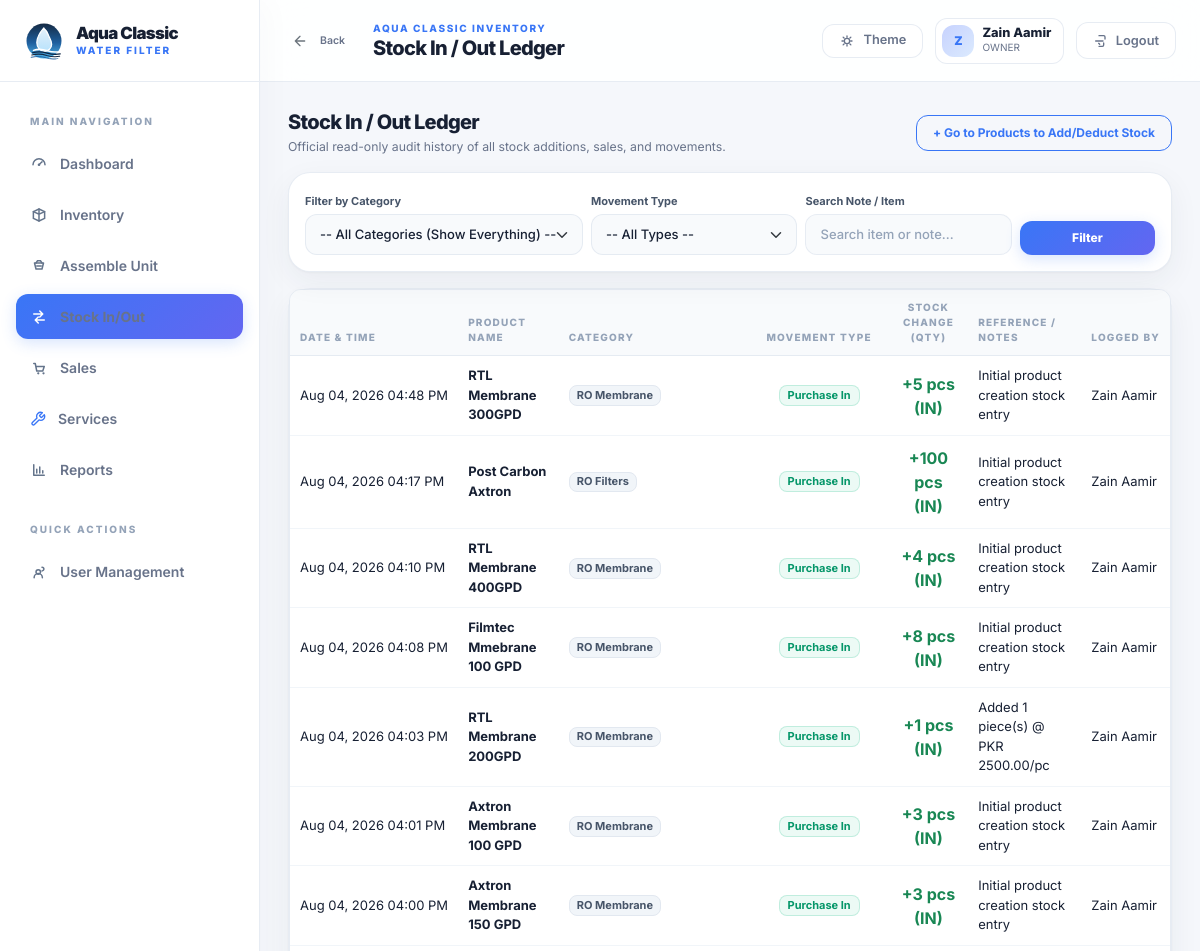
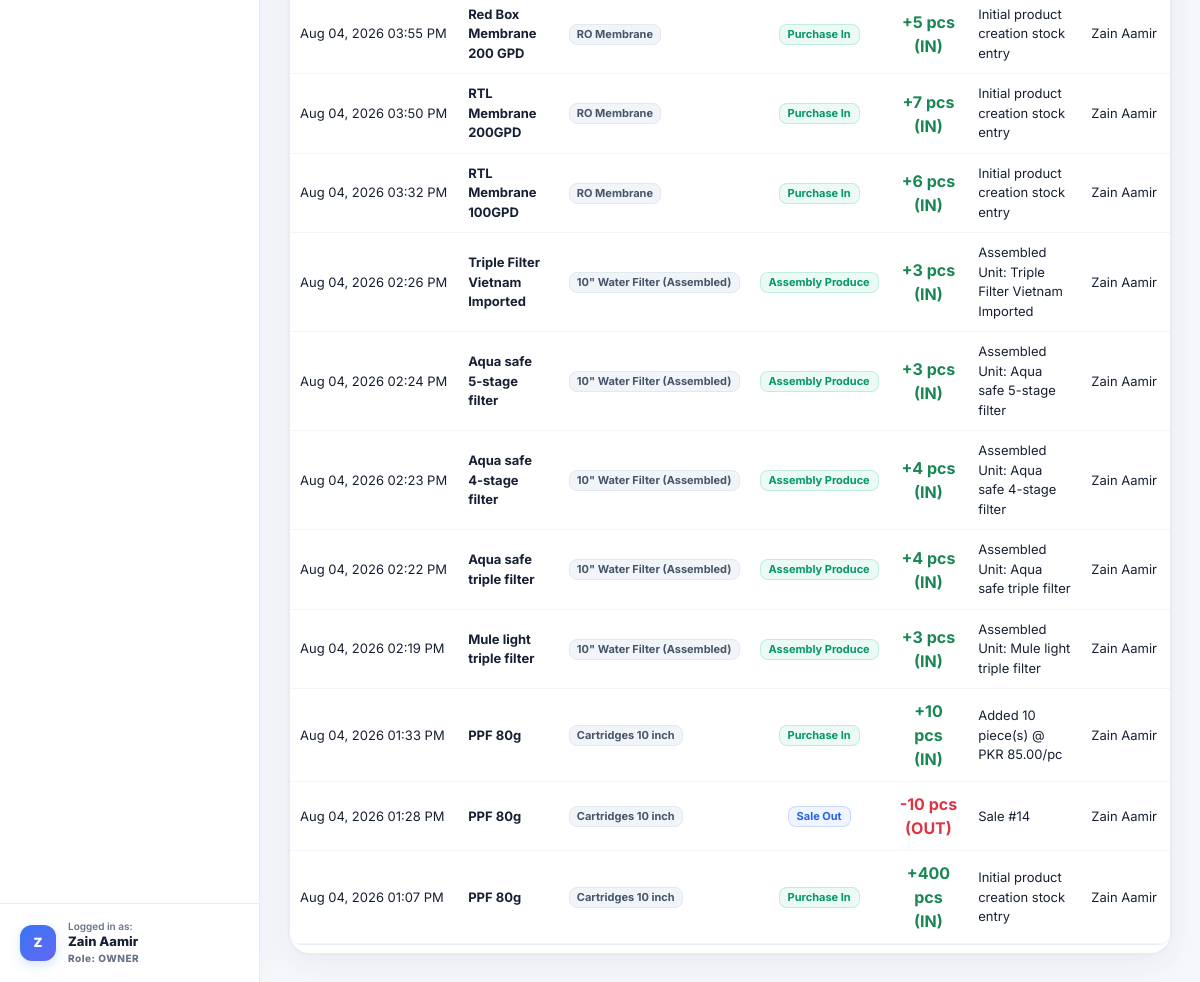
/inventory/ledger/ (signed in), run on the app's committed database (2 pictures, top to bottom).
### accounts/models.py (models this page shows, shortened)
class User(AbstractUser):
	class Role(models.TextChoices):
		OWNER = "OWNER", "Owner/Admin"
		STAFF = "STAFF", "Staff"
	role = models.CharField(max_length=20, choices=Role.choices, default=Role.OWNER)
	class Meta:
		verbose_name = "user"
		verbose_name_plural = "users"

### inventory/models.py (models this page shows, shortened)
class StockMovement(models.Model):
	class MovementType(models.TextChoices):
		PURCHASE_IN = "PURCHASE_IN", "Purchase In"
		ASSEMBLY_CONSUME = "ASSEMBLY_CONSUME", "Assembly Consume"
		ASSEMBLY_PRODUCE = "ASSEMBLY_PRODUCE", "Assembly Produce"
		SALE_OUT = "SALE_OUT", "Sale Out"
		ADJUSTMENT_IN = "ADJUSTMENT_IN", "Adjustment In"
		ADJUSTMENT_OUT = "ADJUSTMENT_OUT", "Adjustment Out"
		RETURN_IN = "RETURN_IN", "Return In"
		DAMAGE_OUT = "DAMAGE_OUT", "Damage Out"
	product = models.ForeignKey(Product, on_delete=models.PROTECT, related_name="stock_movements")
	location = models.ForeignKey(Location, on_delete=models.PROTECT, related_name="stock_movements")
	movement_type = models.CharField(max_length=30, choices=MovementType.choices)
	quantity = models.DecimalField(max_digits=12, decimal_places=3)
	reference_note = models.CharField(max_length=255, blank=True)
	unit_cost = models.DecimalField(max_digits=12, decimal_places=2, null=True, blank=True)
	created_by = models.ForeignKey(User, on_delete=models.PROTECT, related_name="created_stock_movements")
	created_at = models.DateTimeField(auto_now_add=True)
	class Meta:
		ordering = ["-created_at", "-pk"]
	@property
	def signed_quantity(self) -> Decimal:
		if self.movement_type in {self.MovementType.PURCHASE_IN, self.MovementType.ASSEMBLY_PRODUCE, self.MovementType.ADJUSTMENT_IN, self.MovementType.RETURN_IN}:
			return self.quantity
		return self.quantity * Decimal("-1")

### catalog/models.py (models this page shows, shortened)
class Product(models.Model):
	class Configuration(models.TextChoices):
		SINGLE = "SINGLE", "Single"
		DUAL = "DUAL", "Dual"
		TRIPLE = "TRIPLE", "Triple"
		N_A = "N_A", "N/A"
	class UnitType(models.TextChoices):
		FINISHED_UNIT = "FINISHED_UNIT", "Finished Unit"
		COMPONENT = "COMPONENT", "Component"
		SPARE_PART = "SPARE_PART", "Spare Part"
	name = models.CharField(max_length=160)
	sku = models.CharField(max_length=64, unique=True, blank=True)
	category = models.ForeignKey(Category, on_delete=models.PROTECT, related_name="products")
	brand = models.ForeignKey(Brand, on_delete=models.SET_NULL, null=True, blank=True, related_name="products")
	configuration = models.CharField(max_length=20, choices=Configuration.choices, default=Configuration.N_A)
	stage_count = models.PositiveIntegerField(null=True, blank=True)
	unit_type = models.CharField(max_length=30, choices=UnitType.choices)
	unit_of_measure = models.CharField(max_length=40, default="piece")
	reorder_level = models.DecimalField(max_digits=12, decimal_places=3, default=Decimal("0"))
	cost_price = models.DecimalField(max_digits=12, decimal_places=2, default=Decimal("0.00"))
	notes = models.TextField(blank=True)
	pieces_per_box = models.PositiveIntegerField(null=True, blank=True, help_text="Number of pieces in one standard box. Leave blank if not applicable.")
	allow_negative_stock = models.BooleanField(default=False)
	is_active = models.BooleanField(default=True)
	created_at = models.DateTimeField(auto_now_add=True)
	updated_at = models.DateTimeField(auto_now=True)
	class Meta:
		ordering = ["-updated_at", "-id"]

class Category(models.Model):
	name = models.CharField(max_length=120, unique=True)
	description = models.TextField(blank=True)
	is_active = models.BooleanField(default=True)
	created_at = models.DateTimeField(auto_now_add=True)
	class Meta:
		ordering = ["name"]

### inventory/views.py (the view)
# urls.py: path("ledger/", StockLedgerListView.as_view(), name="stock-ledger"),
class StockLedgerListView(LoginRequiredMixin, ListView):
    model = StockMovement
    template_name = "inventory/stock_ledger.html"
    paginate_by = 50
    page_title = "Stock In / Out Ledger"
    def get_queryset(self):
        queryset = StockMovement.objects.select_related("product", "product__category", "location", "created_by")
        product_id = self.request.GET.get("product")
        category_id = self.request.GET.get("category")
        movement_type = self.request.GET.get("movement_type")
        search_query = self.request.GET.get("q", "").strip()
        if search_query:
            queryset = queryset.filter(Q(product__name__icontains=search_query) | Q(reference_note__icontains=search_query))
        if category_id:
            queryset = queryset.filter(product__category_id=category_id)
        if product_id:
            queryset = queryset.filter(product_id=product_id)
        if movement_type:
            queryset = queryset.filter(movement_type=movement_type)
        return queryset.order_by("-created_at")
    def get_context_data(self, **kwargs):
        from catalog.models import Category
        context = super().get_context_data(**kwargs)
        context["page_title"] = self.page_title
        context["page_subtitle"] = "Official read-only audit history of all stock additions, sales, and movements."
        context["categories"] = Category.objects.filter(is_active=True).order_by("name")
        context["selected_category"] = self.request.GET.get("category", "")
        context["selected_type"] = self.request.GET.get("movement_type", "")
        context["search_query"] = self.request.GET.get("q", "")
        context["create_url"] = None
        return context

### templates/inventory/stock_ledger.html (shortened to what this page needs)
{% extends "base.html" %}
{% block page_title %}{{ page_title }}{% endblock %}
{% block content %}
<section class="page-panel">
  <div class="d-flex flex-wrap justify-content-between align-items-center gap-3 mb-3">
    <div>
      <h2 class="h5 mb-1">{{ page_title }}</h2>
      <p class="text-secondary small mb-0">{{ page_subtitle }}</p>
    </div>
    <div>
      <a href="{% url 'catalog:product-list' %}" class="btn btn-sm btn-outline-primary">
        + Go to Products to Add/Deduct Stock
      </a>
    </div>
  </div>
  <div class="card mb-3 p-3">
    <form method="get" class="row g-2 align-items-center">
      <div class="col-12 col-md-4">
        <label for="categorySelect" class="form-label small mb-1 fw-bold">Filter by Category</label>
        <select name="category" id="categorySelect" class="form-select form-select-sm" onchange="this.form.submit()">
          <option value="">-- All Categories (Show Everything) --</option>
        </select>
      </div>
      <div class="col-12 col-md-3">
        <label for="typeSelect" class="form-label small mb-1 fw-bold">Movement Type</label>
        <select name="movement_type" id="typeSelect" class="form-select form-select-sm" onchange="this.form.submit()">
          <option value="">-- All Types --</option>
        </select>
      </div>
      <div class="col-12 col-md-3">
        <label for="searchInput" class="form-label small mb-1 fw-bold">Search Note / Item</label>
        <input type="text" name="q" id="searchInput" class="form-control form-control-sm" placeholder="Search item or note..." value="{{ search_query }}">
      </div>
      <div class="col-12 col-md-2 d-flex align-items-end gap-2" style="margin-top: auto;">
        <button type="submit" class="btn btn-sm btn-primary w-100">Filter</button>
      </div>
    </form>
  </div>
  <div class="card">
    <div class="table-responsive">
      <table class="table table-hover table-sm align-middle mb-0" style="font-size: 0.86rem;">
        <thead class="table-light">
          <tr>
            <th>Date & Time</th>
            <th>Product Name</th>
            <th>Category</th>
            <th class="text-center">Movement Type</th>
            <th class="text-center">Stock Change (Qty)</th>
            <th>Reference / Notes</th>
            <th>Logged By</th>
          </tr>
        </thead>
        <tbody>
          {% for m in object_list %}
            <tr>
              <td class="text-nowrap text-secondary">{{ m.created_at|date:"M d, Y h:i A" }}</td>
              <td class="fw-bold">
                <a href="{% url 'catalog:product-detail' m.product.pk %}" class="text-white text-decoration-none">
                  {{ m.product.name }}
                </a>
              </td>
              <td><span class="badge bg-secondary-subtle text-body border">{{ m.product.category.name|default:"Uncategorized" }}</span></td>
              <td class="text-center">
                {% if m.signed_quantity > 0 %}
                  <span class="badge bg-success-subtle text-success border border-success-subtle px-2 py-1">{{ m.get_movement_type_display }}</span>
                {% elif m.movement_type == 'SALE_OUT' %}
                  <span class="badge bg-primary-subtle text-primary border border-primary-subtle px-2 py-1">Sale Out</span>
                {% else %}
                  <span class="badge bg-danger-subtle text-danger border border-danger-subtle px-2 py-1">{{ m.get_movement_type_display }}</span>
                {% endif %}
              </td>
              <td class="text-center fw-bold fs-6">
                {% if m.signed_quantity > 0 %}
                  <span class="text-success">+{{ m.quantity|floatformat:0 }} pcs (IN)</span>
                {% else %}
                  <span class="text-danger">-{{ m.quantity|floatformat:0 }} pcs (OUT)</span>
                {% endif %}
              </td>
              <td class="small text-secondary">{{ m.reference_note|default:"—" }}</td>
              <td class="small text-secondary text-nowrap">{{ m.created_by.get_full_name|default:m.created_by.username|default:"System" }}</td>
            </tr>
          {% empty %}
            <tr>
              <td colspan="7" class="text-center py-4 text-secondary">
                No stock movements found matching your filters.
              </td>
            </tr>
          {% endfor %}
        </tbody>
      </table>
    </div>
  </div>
</section>
{% endblock %}

### templates/base.html (shortened to what this page needs)
{% load static %}
<!doctype html>
<html lang="en" data-theme="light">
<head>
  <link href="https://cdn.jsdelivr.net/npm/bootstrap@5.3.3/dist/css/bootstrap.min.css" rel="stylesheet">
  <link rel="stylesheet" href="{% static 'app.css' %}?v=3">
  <link href="https://cdn.jsdelivr.net/npm/tom-select@2.3.1/dist/css/tom-select.bootstrap5.min.css" rel="stylesheet">
</head>
<body class="app-root {% if not user.is_authenticated %}auth-layout{% endif %}">
  {% if user.is_authenticated %}
  <div class="app-shell">
    <aside class="sidebar" data-sidebar>
      <div class="sidebar__brand">
        <a class="brand-lockup" href="{% url 'dashboard:home' %}">
          <img src="{% static 'brand/aqua-classic-badge.svg' %}" alt="Aqua Classic" class="brand-lockup__mark">
          <span class="brand-lockup__copy">
            <strong>Aqua Classic</strong>
            <span>Water Filter</span>
          </span>
        </a>
      </div>
      <nav class="sidebar__nav" aria-label="Primary">
        <div class="sidebar__section-header">Main Navigation</div>
        <a class="sidebar-link {% if request.path == '/' %}is-active{% endif %}" href="{% url 'dashboard:home' %}">
          <svg aria-hidden="true"><use href="#icon-dashboard"></use></svg>
          <span>Dashboard</span>
        </a>
        <a class="sidebar-link {% if '/catalog/' in request.path %}is-active{% endif %}" href="{% url 'catalog:product-list' %}">
          <svg aria-hidden="true"><use href="#icon-catalog"></use></svg>
          <span>Inventory</span>
        </a>
        <a class="sidebar-link {% if '/inventory/assemble/' in request.path %}is-active{% endif %}" href="{% url 'inventory:assemble-unit' %}">
          <svg aria-hidden="true"><use href="#icon-assemble"></use></svg>
          <span>Assemble Unit</span>
        </a>
        <a class="sidebar-link {% if '/inventory/ledger/' in request.path %}is-active{% endif %}" href="{% url 'inventory:stock-ledger' %}">
          <svg aria-hidden="true"><use href="#icon-movement"></use></svg>
          <span>Stock In/Out</span>
        </a>
        <a class="sidebar-link {% if '/sales/' in request.path %}is-active{% endif %}" href="{% url 'sales:sale-list' %}">
          <svg aria-hidden="true"><use href="#icon-sales"></use></svg>
          <span>Sales</span>
        </a>
        <a class="sidebar-link {% if '/services/' in request.path %}is-active{% endif %}" href="{% url 'services:service-list' %}">
          <span>Services</span>
        </a>
        <a class="sidebar-link {% if '/reports/' in request.path %}is-active{% endif %}" href="{% url 'reports:report-home' %}">
          <svg aria-hidden="true"><use href="#icon-reports"></use></svg>
          <span>Reports</span>
        </a>
        {% if user.role == 'OWNER' or user.is_superuser %}
          <div class="sidebar__section-header mt-3">Quick Actions</div>
          <a class="sidebar-link {% if '/accounts/staff/' in request.path %}is-active{% endif %}" href="{% url 'accounts:staff-list' %}">
            <svg aria-hidden="true"><use href="#icon-users"></use></svg>
            <span>User Management</span>
          </a>
        {% endif %}
      </nav>
      <div class="sidebar__footer">
        <a href="{% url 'accounts:profile' %}" class="sidebar-user-card text-decoration-none">
          <div class="sidebar-user-card__avatar">{{ user.username|slice:':1'|upper }}</div>
          <div class="sidebar-user-card__info overflow-hidden">
            <span class="d-block small" style="font-size: 0.625rem; line-height: 1.2; color: var(--text-muted); font-weight: 600;">Logged in as:</span>
            <strong class="d-block text-truncate" style="font-size: 0.8125rem; color: var(--heading-color); font-weight: 800;">{{ user.get_full_name|default:user.username }}</strong>
            <span class="d-block small" style="font-size: 0.625rem; color: var(--accent-primary); font-weight: 800; letter-spacing: 0.05em;">Role: {{ user.role|default:'OWNER' }}</span>
          </div>
        </a>
      </div>
    </aside>
    <div class="app-main">
      <header class="topbar">
        <div class="topbar__left">
          <button class="btn btn-sm btn-ghost px-2 py-1 me-1 text-secondary" type="button" onclick="history.back()" title="Go to previous page">
            <svg style="width:16px;height:16px;vertical-align:-2px;" viewBox="0 0 24 24"><path d="M19 12H5M12 19l-7-7 7-7" fill="none" stroke="currentColor" stroke-width="2" stroke-linecap="round" stroke-linejoin="round"/></svg>
            <span class="small fw-semibold ms-1">Back</span>
          </button>
          <div class="topbar__title-wrap">
            <p class="topbar__eyebrow">Aqua Classic Inventory</p>
            <h1 class="topbar__title">{% block page_title %}Dashboard{% endblock %}</h1>
          </div>
        </div>
        <div class="topbar__actions">
          <button class="toggle-pill" type="button" data-theme-toggle aria-label="Toggle dark mode">
            <svg aria-hidden="true" class="toggle-pill__sun"><use href="#icon-sun"></use></svg>
            <span class="toggle-pill__label">Theme</span>
          </button>
          <a href="{% url 'accounts:profile' %}" class="user-chip text-decoration-none" title="View Owner Profile">
            <span class="user-chip__avatar">{{ user.username|slice:':1'|upper }}</span>
            <span class="user-chip__meta">
              <strong>{{ user.get_full_name|default:user.username }}</strong>
              <span>{{ user.role|default:'OWNER' }}</span>
            </span>
          </a>
          <form method="post" action="{% url 'logout' %}" class="logout-form">
            <button class="btn btn-ghost" type="submit">
              <svg aria-hidden="true"><use href="#icon-logout"></use></svg>
              Logout
            </button>
          </form>
        </div>
      </header>
      <main class="content-stage">
        <div class="content-frame page-enter">
          {% block content %}{% endblock %}
        </div>
      </main>
    </div>
  </div>
  {% endif %}
</body>
</html>

### data on the page
User: username "Z", get_full_name "Zain Aamir", role "OWNER"
StockMovement: created_at "Aug 04, 2026 04:48 PM", product.name "RTL Membrane 300GPD", product.category.name "RO Membrane", movement_type "Purchase In", quantity "5", reference_note "Initial product creation stock entry", created_by.get_full_name "Zain Aamir"
StockMovement: created_at "Aug 04, 2026 04:17 PM", product.name "Post Carbon Axtron", product.category.name "RO Filters", movement_type "Purchase In", quantity "100", reference_note "Initial product creation stock entry", created_by.get_full_name "Zain Aamir"
StockMovement: created_at "Aug 04, 2026 04:10 PM", product.name "RTL Membrane 400GPD", product.category.name "RO Membrane", movement_type "Purchase In", quantity "4", reference_note "Initial product creation stock entry", created_by.get_full_name "Zain Aamir"
StockMovement: created_at "Aug 04, 2026 04:08 PM", product.name "Filmtec Mmebrane 100 GPD", product.category.name "RO Membrane", movement_type "Purchase In", quantity "8", reference_note "Initial product creation stock entry", created_by.get_full_name "Zain Aamir"
StockMovement: created_at "Aug 04, 2026 04:03 PM", product.name "RTL Membrane 200GPD", product.category.name "RO Membrane", movement_type "Purchase In", quantity "1", reference_note "Added 1 piece(s) @ PKR 2500.00/pc", created_by.get_full_name "Zain Aamir"
StockMovement: created_at "Aug 04, 2026 04:01 PM", product.name "Axtron Membrane 100 GPD", product.category.name "RO Membrane", movement_type "Purchase In", quantity "3", reference_note "Initial product creation stock entry", created_by.get_full_name "Zain Aamir"
StockMovement: created_at "Aug 04, 2026 04:00 PM", product.name "Axtron Membrane 150 GPD", product.category.name "RO Membrane", movement_type "Purchase In", quantity "3", reference_note "Initial product creation stock entry", created_by.get_full_name "Zain Aamir"
StockMovement: created_at "Aug 04, 2026 03:55 PM", product.name "Red Box Membrane 200 GPD", product.category.name "RO Membrane", movement_type "Purchase In", quantity "5", reference_note "Initial product creation stock entry", created_by.get_full_name "Zain Aamir"
StockMovement: created_at "Aug 04, 2026 03:50 PM", product.name "RTL Membrane 200GPD", product.category.name "RO Membrane", movement_type "Purchase In", quantity "7", reference_note "Initial product creation stock entry", created_by.get_full_name "Zain Aamir"
StockMovement: created_at "Aug 04, 2026 03:32 PM", product.name "RTL Membrane 100GPD", product.category.name "RO Membrane", movement_type "Purchase In", quantity "6", reference_note "Initial product creation stock entry", created_by.get_full_name "Zain Aamir"
StockMovement: created_at "Aug 04, 2026 02:26 PM", product.name "Triple Filter Vietnam Imported", product.category.name "10\" Water Filter (Assembled)", movement_type "Assembly Produce", quantity "3", reference_note "Assembled Unit: Triple Filter Vietnam Imported", created_by.get_full_name "Zain Aamir"
StockMovement: created_at "Aug 04, 2026 02:24 PM", product.name "Aqua safe 5-stage filter", product.category.name "10\" Water Filter (Assembled)", movement_type "Assembly Produce", quantity "3", reference_note "Assembled Unit: Aqua safe 5-stage filter", created_by.get_full_name "Zain Aamir"
StockMovement: created_at "Aug 04, 2026 02:23 PM", product.name "Aqua safe 4-stage filter", product.category.name "10\" Water Filter (Assembled)", movement_type "Assembly Produce", quantity "4", reference_note "Assembled Unit: Aqua safe 4-stage filter", created_by.get_full_name "Zain Aamir"
StockMovement: created_at "Aug 04, 2026 02:22 PM", product.name "Aqua safe triple filter", product.category.name "10\" Water Filter (Assembled)", movement_type "Assembly Produce", quantity "4", reference_note "Assembled Unit: Aqua safe triple filter", created_by.get_full_name "Zain Aamir"
StockMovement: created_at "Aug 04, 2026 02:19 PM", product.name "Mule light triple filter", product.category.name "10\" Water Filter (Assembled)", movement_type "Assembly Produce", quantity "3", reference_note "Assembled Unit: Mule light triple filter", created_by.get_full_name "Zain Aamir"
StockMovement: created_at "Aug 04, 2026 01:33 PM", product.name "PPF 80g", product.category.name "Cartridges 10 inch", movement_type "Purchase In", quantity "10", reference_note "Added 10 piece(s) @ PKR 85.00/pc", created_by.get_full_name "Zain Aamir"
StockMovement: created_at "Aug 04, 2026 01:28 PM", product.name "PPF 80g", product.category.name "Cartridges 10 inch", movement_type "Sale Out", quantity "10", reference_note "Sale #14", created_by.get_full_name "Zain Aamir"
StockMovement: created_at "Aug 04, 2026 01:07 PM", product.name "PPF 80g", product.category.name "Cartridges 10 inch", movement_type "Purchase In", quantity "400", reference_note "Initial product creation stock entry", created_by.get_full_name "Zain Aamir"

### other printed values
{{ page_title }} "Stock In / Out Ledger"
{{ page_subtitle }} "Official read-only audit history of all stock additions, sales, and movements."
